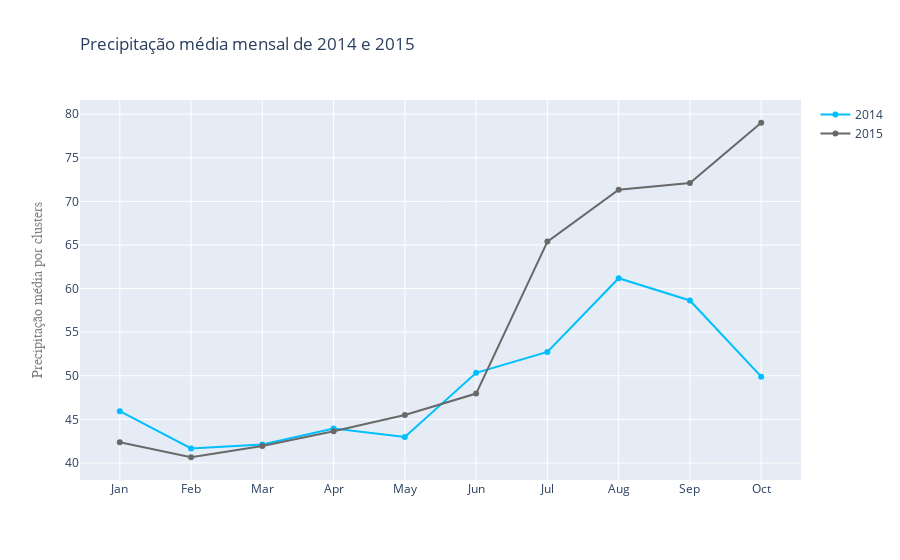

Write notebook code for a chart like this one.
### Code cell
fig = go.Figure()
fig.add_trace(go.Scatter(x=dn, y=rdf2014['clusters'], name="2014",
                         line_color='deepskyblue'))

fig.add_trace(go.Scatter(x=dn, y=rdf2015['clusters'], name="2015",
                         line_color='dimgray'))


fig.update_layout(
    title=go.layout.Title(
        text="Precipitação média mensal de 2014 e 2015",
        xref="paper",
        xanchor = "auto",
        x=0,
    ),
    yaxis=go.layout.YAxis(
        title=go.layout.yaxis.Title(
            text="Precipitação média por clusters",
            font=dict(
                family="Courier New, monospace",
                size=14,
                color="#7f7f7f"
            )
        )
    )
)
fig.write_image("img/graficos/prec_med_2014_2015.png")
fig.show()

### Figure 1 — Plotly figure (JSON) as saved in the notebook; plotly's stock layout.template omitted (floating-point values rounded to 4 significant figures)
{"data": [{"line": {"color": "deepskyblue"}, "name": "2014", "type": "scatter", "x": ["Jan", "Feb", "Mar", "Apr", "May", "Jun", "Jul", "Aug", "Sep", "Oct"], "y": [45.95, 41.67, 42.12, 43.96, 42.99, 50.34, 52.73, 61.19, 58.63, 49.9]}, {"line": {"color": "dimgray"}, "name": "2015", "type": "scatter", "x": ["Jan", "Feb", "Mar", "Apr", "May", "Jun", "Jul", "Aug", "Sep", "Oct"], "y": [42.37, 40.66, 41.96, 43.63, 45.5, 47.96, 65.38, 71.35, 72.1, 79.01, 96.51, 85.63]}], "layout": {"title": {"text": "Precipitação média mensal de 2014 e 2015", "x": 0, "xanchor": "auto", "xref": "paper"}, "yaxis": {"title": {"font": {"color": "#7f7f7f", "family": "Courier New, monospace", "size": 14}, "text": "Precipitação média por clusters"}}}}
